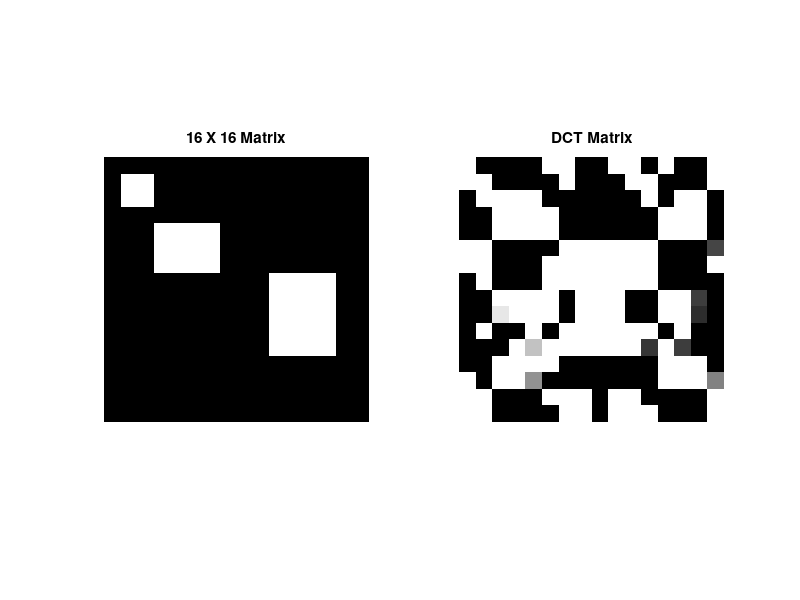

Source code (MATLAB):
% 3. On sample artificial, 16X16 image, take the DCT.
% Print the image & transform matrix side by side 

clc
f = zeros(16);
f(5:7,4:7)=250;
f(2:3,2:3)=120;
f(8:12,11:14)=150;
[M,N]=size(f);
sum=0;
j=sqrt(-1);
F=zeros(M);
for u=0:M-1
    for v=0:N-1
        for x=0:M-1
            for y=0:N-1
                if u==0
                    alphau=sqrt(1/N);
                else
                    alphau=sqrt(2/N);
                end
                if v==0
                    alphav=sqrt(1/N);
                else
                    alphav=sqrt(2/N);
                end
                r=alphau*alphav*cos(((2*x+1)*u*pi/(2*N)))*cos(((2*y+1)*v*pi/(2*N)));
                F(u+1,v+1)=F(u+1,v+1)+f(x+1,y+1)*r;
            end
        end
    end
end
screen_size = get(0, 'ScreenSize');
f1=figure(1);
set(f1, 'Position', [0 0 screen_size(3) screen_size(4) ] );
subplot(1,2,1)
imshow(f),title('16 X 16 Matrix');
subplot(1,2,2)
imshow(F),title('DCT Matrix');